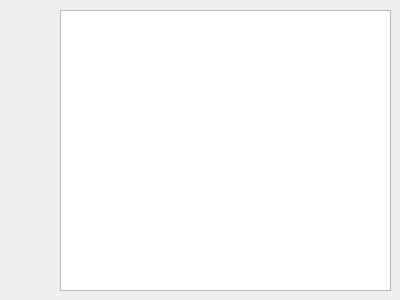
<?xml version="1.0" encoding="UTF-8"?>
<ui version="4.0">
 <class>Dialog</class>
 <widget class="QDialog" name="Dialog">
  <property name="geometry">
   <rect>
    <x>0</x>
    <y>0</y>
    <width>400</width>
    <height>300</height>
   </rect>
  </property>
  <property name="windowTitle">
   <string>Dialog</string>
  </property>
  <widget class="QListWidget" name="listWidget">
   <property name="geometry">
    <rect>
     <x>60</x>
     <y>10</y>
     <width>331</width>
     <height>281</height>
    </rect>
   </property>
  </widget>
 </widget>
 <resources/>
 <connections/>
</ui>
